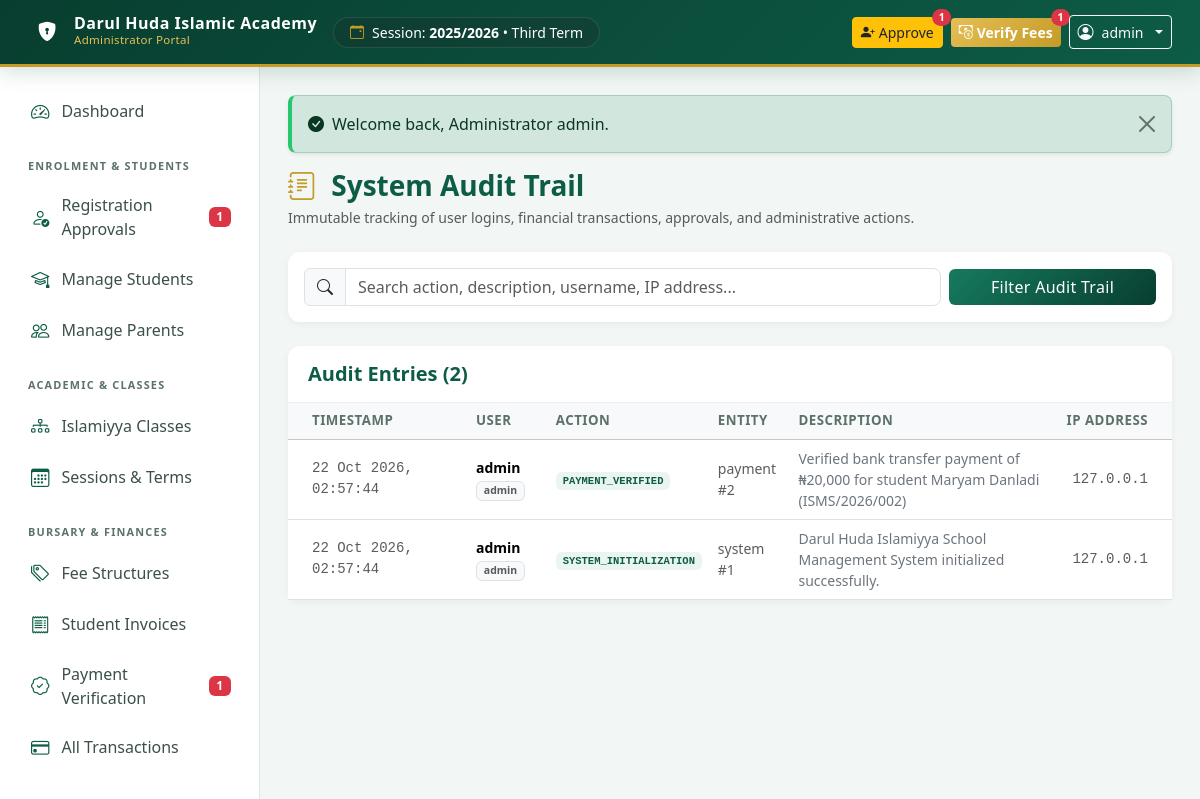
/admin/audit_logs.php (signed in), run on the app's committed database.
### tables this page shows
CREATE TABLE `academic_terms` (
  `id` INT AUTO_INCREMENT PRIMARY KEY,
  `session_id` INT NOT NULL,
  `term_name` VARCHAR(50) NOT NULL,  
  `start_date` DATE NULL,
  `end_date` DATE NULL,
  `is_current` TINYINT(1) NOT NULL DEFAULT 0,
  `created_at` TIMESTAMP DEFAULT CURRENT_TIMESTAMP,
  CONSTRAINT `fk_term_session` FOREIGN KEY (`session_id`) REFERENCES `academic_sessions` (`id`) ON DELETE CASCADE
);

CREATE TABLE `academic_sessions` (
  `id` INT AUTO_INCREMENT PRIMARY KEY,
  `session_name` VARCHAR(50) NOT NULL UNIQUE,  
  `is_current` TINYINT(1) NOT NULL DEFAULT 0,
  `created_at` TIMESTAMP DEFAULT CURRENT_TIMESTAMP
);

CREATE TABLE `audit_logs` (
  `id` INT AUTO_INCREMENT PRIMARY KEY,
  `user_id` INT NULL,
  `action` VARCHAR(100) NOT NULL,
  `entity_type` VARCHAR(50) NOT NULL,
  `entity_id` INT NULL,
  `description` TEXT NOT NULL,
  `ip_address` VARCHAR(45) NULL,
  `created_at` TIMESTAMP DEFAULT CURRENT_TIMESTAMP,
  CONSTRAINT `fk_audit_user` FOREIGN KEY (`user_id`) REFERENCES `users` (`id`) ON DELETE SET NULL
);

CREATE TABLE `users` (
  `id` INT AUTO_INCREMENT PRIMARY KEY,
  `username` VARCHAR(80) NOT NULL UNIQUE,
  `email` VARCHAR(120) NULL UNIQUE,
  `phone` VARCHAR(25) NOT NULL UNIQUE,
  `password_hash` VARCHAR(255) NOT NULL,
  `role` ENUM('admin', 'parent') NOT NULL DEFAULT 'parent',
  `status` ENUM('active', 'suspended', 'deactivated') NOT NULL DEFAULT 'active',
  `last_login` DATETIME NULL,
  `created_at` TIMESTAMP DEFAULT CURRENT_TIMESTAMP,
  `updated_at` TIMESTAMP DEFAULT CURRENT_TIMESTAMP ON UPDATE CURRENT_TIMESTAMP
);

### config/app.php (called while the page is built, shortened)
<?php
function get_school_settings(): array {
    static $settings = null;
    if ($settings === null) {
        try {
            $pdo = get_db_connection();
            $stmt = $pdo->query("SELECT setting_key, setting_value FROM school_settings");
            $rows = $stmt->fetchAll();
            $settings = [];
            foreach ($rows as $row) {
                $settings[$row['setting_key']] = $row['setting_value'];
            }
        } catch (Exception $e) {
            $settings = [
                'school_name' => 'Darul Huda Islamic Academy',
                'school_motto' => 'Excellence in Quranic & Islamic Education',
                'school_phone' => '+234 803 123 4567',
                'school_email' => 'info@darulhuda.edu.ng',
                'school_address' => 'Plot 14, Al-Hikmah Way, Abuja, Nigeria',
                'currency_symbol' => '₦',
                'currency_code' => 'NGN',
                'bank_name' => 'Jaiz Bank PLC',
                'bank_account_name' => 'Darul Huda Islamic Academy',
                'bank_account_number' => '0012345678',
            ];
        }
    }
    return $settings;
}
function get_setting(string $key, string $default = ''): string {
    $settings = get_school_settings();
    return $settings[$key] ?? $default;
}

### admin/audit_logs.php (the view, shortened to what this page needs)
<?php
$active_tab = "audit_logs";
require_once __DIR__ . '/../includes/admin_header.php';
$pdo = get_db_connection();
$search = trim($_GET['search'] ?? '');
$sql = "
    SELECT a.*, u.username, u.role
    FROM audit_logs a
    LEFT JOIN users u ON a.user_id = u.id
    WHERE 1=1
";
$params = [];
$sql .= " ORDER BY a.id DESC LIMIT 100";
$stmt = $pdo->prepare($sql);
$stmt->execute($params);
$logs = $stmt->fetchAll();
?>
<div class="d-flex flex-wrap justify-content-between align-items-center mb-4">
    <div>
        <h3 class="fw-bold text-islamic mb-1">
            <i class="bi bi-journal-text text-gold me-2"></i> System Audit Trail
        </h3>
        <p class="text-muted small mb-0">Immutable tracking of user logins, financial transactions, approvals, and administrative actions.</p>
    </div>
</div>
<div class="card card-modern p-3 mb-4">
    <form method="GET" action="" class="row g-2 align-items-center">
        <div class="col-md-9">
            <div class="input-group">
                <span class="input-group-text bg-light"><i class="bi bi-search"></i></span>
                <input type="text" name="search" class="form-control" value="<?= e($search) ?>" placeholder="Search action, description, username, IP address...">
            </div>
        </div>
        <div class="col-md-3">
            <button type="submit" class="btn btn-islamic w-100">Filter Audit Trail</button>
        </div>
    </form>
</div>
<div class="card card-modern">
    <div class="card-header bg-white d-flex justify-content-between align-items-center py-3">
        <h5 class="mb-0 text-islamic fw-bold">Audit Entries (<?= count($logs) ?>)</h5>
    </div>
    <div class="card-body p-0">
        <div class="table-responsive">
            <table class="table table-hover align-middle mb-0 small">
                <thead class="table-light">
                    <tr>
                        <th class="ps-4" style="width: 180px;">Timestamp</th>
                        <th>User</th>
                        <th>Action</th>
                        <th>Entity</th>
                        <th>Description</th>
                        <th class="text-end pe-4">IP Address</th>
                    </tr>
                </thead>
                <tbody>
                    <?php if (empty($logs)): ?>
                        <tr>
                            <td colspan="6" class="text-center py-5 text-muted">No audit logs found.</td>
                        </tr>
                    <?php else: ?>
                        <?php foreach ($logs as $l): ?>
                            <tr>
                                <td class="ps-4 font-monospace text-muted"><?= format_date($l['created_at'], 'd M Y, H:i:s') ?></td>
                                <td>
                                    <?php if ($l['username']): ?>
                                        <strong><?= e($l['username']) ?></strong>
                                        <span class="badge bg-light text-muted border"><?= e($l['role']) ?></span>
                                    <?php else: ?>
                                        <span class="text-muted">System</span>
                                    <?php endif; ?>
                                </td>
                                <td>
                                    <span class="badge bg-islamic-soft text-islamic font-monospace"><?= e($l['action']) ?></span>
                                </td>
                                <td>
                                    <span class="text-muted"><?= e($l['entity_type']) ?><?= $l['entity_id'] ? ' #' . $l['entity_id'] : '' ?></span>
                                </td>
                                <td class="text-secondary"><?= e($l['description']) ?></td>
                                <td class="text-end pe-4 font-monospace text-muted"><?= e($l['ip_address'] ?? '127.0.0.1') ?></td>
                            </tr>
                        <?php endforeach; ?>
                    <?php endif; ?>
                </tbody>
            </table>
        </div>
    </div>
</div>
<?php require_once __DIR__ . '/../includes/admin_footer.php'; ?>

### includes/admin_header.php (shortened to what this page needs)
<?php
$school_name = get_setting('school_name', 'Darul Huda Islamic Academy');
$cur_info = get_current_session_term();
$pending_payments = get_pending_payment_count();
$pending_registrations = get_pending_registration_count();
?>
<!DOCTYPE html>
<html lang="en">
<head>
    <link href="https://cdn.jsdelivr.net/npm/bootstrap@5.3.3/dist/css/bootstrap.min.css" rel="stylesheet">
    <link rel="stylesheet" href="https://cdn.jsdelivr.net/npm/bootstrap-icons@1.11.3/font/bootstrap-icons.min.css">
    <link rel="stylesheet" href="<?= BASE_URL ?>/assets/css/style.css">
</head>
<body>
<nav class="navbar navbar-expand-lg navbar-dark navbar-islamic sticky-top py-2 px-3">
    <div class="container-fluid">
        <a class="navbar-brand d-flex align-items-center" href="<?= BASE_URL ?>/admin/index.php">
            <div class="stat-icon bg-gold text-white me-2" style="width: 38px; height: 38px; font-size: 1.2rem;">
                <i class="bi bi-shield-lock-fill"></i>
            </div>
            <div>
                <span class="navbar-brand-text d-block lh-1 fs-6"><?= e($school_name) ?></span>
                <span class="navbar-brand-subtitle">Administrator Portal</span>
            </div>
        </a>
        <div class="d-none d-md-flex align-items-center bg-dark bg-opacity-25 px-3 py-1 rounded-pill text-white small border border-light border-opacity-10">
            <i class="bi bi-calendar-event text-gold me-2"></i>
            <span>Session: <strong><?= e($cur_info['session_name']) ?></strong> &bull; <?= e($cur_info['term_name']) ?></span>
        </div>
        <div class="ms-auto d-flex align-items-center gap-2">
            <?php if ($pending_registrations > 0): ?>
                <a href="<?= BASE_URL ?>/admin/registrations.php" class="btn btn-sm btn-warning text-dark position-relative d-none d-sm-inline-flex align-items-center" title="Pending Student Registrations">
                    <i class="bi bi-person-plus-fill me-1"></i>
                    <span>Approve</span>
                    <span class="position-absolute top-0 start-100 translate-middle badge rounded-pill bg-danger">
                        <?= $pending_registrations ?>
                    </span>
                </a>
            <?php endif; ?>
            <?php if ($pending_payments > 0): ?>
                <a href="<?= BASE_URL ?>/admin/verify_payments.php" class="btn btn-sm btn-gold position-relative d-none d-sm-inline-flex align-items-center" title="Pending Payment Verifications">
                    <i class="bi bi-cash-coin me-1"></i>
                    <span>Verify Fees</span>
                    <span class="position-absolute top-0 start-100 translate-middle badge rounded-pill bg-danger">
                        <?= $pending_payments ?>
                    </span>
                </a>
            <?php endif; ?>
            <div class="dropdown">
                <button class="btn btn-outline-light dropdown-toggle btn-sm d-flex align-items-center gap-2" type="button" data-bs-toggle="dropdown">
                    <i class="bi bi-person-circle fs-6"></i>
                    <span class="d-none d-md-inline"><?= e($_SESSION['username'] ?? 'Administrator') ?></span>
                </button>
            </div>
        </div>
    </div>
</nav>
<div class="app-container">
    <aside class="sidebar collapse d-lg-block" id="adminSidebar">
        <ul class="nav flex-column">
            <li class="nav-item">
                <a class="nav-link <?= ($active_tab ?? '') === 'dashboard' ? 'active' : '' ?>" href="<?= BASE_URL ?>/admin/index.php">
                    <i class="bi bi-speedometer2"></i> Dashboard
                </a>
            </li>
            <div class="sidebar-heading">Enrolment & Students</div>
            <li class="nav-item">
                <a class="nav-link <?= ($active_tab ?? '') === 'registrations' ? 'active' : '' ?>" href="<?= BASE_URL ?>/admin/registrations.php">
                    <i class="bi bi-person-check"></i> Registration Approvals
                    <?php if ($pending_registrations > 0): ?>
                        <span class="badge bg-danger ms-auto"><?= $pending_registrations ?></span>
                    <?php endif; ?>
                </a>
            </li>
            <li class="nav-item">
                <a class="nav-link <?= ($active_tab ?? '') === 'students' ? 'active' : '' ?>" href="<?= BASE_URL ?>/admin/students.php">
                    <i class="bi bi-mortarboard"></i> Manage Students
                </a>
            </li>
            <li class="nav-item">
                <a class="nav-link <?= ($active_tab ?? '') === 'parents' ? 'active' : '' ?>" href="<?= BASE_URL ?>/admin/parents.php">
                    <i class="bi bi-people"></i> Manage Parents
                </a>
            </li>
            <div class="sidebar-heading">Academic & Classes</div>
            <li class="nav-item">
                <a class="nav-link <?= ($active_tab ?? '') === 'classes' ? 'active' : '' ?>" href="<?= BASE_URL ?>/admin/classes.php">
                    <i class="bi bi-diagram-3"></i> Islamiyya Classes
                </a>
            </li>
            <li class="nav-item">
                <a class="nav-link <?= ($active_tab ?? '') === 'sessions' ? 'active' : '' ?>" href="<?= BASE_URL ?>/admin/sessions.php">
                    <i class="bi bi-calendar3"></i> Sessions & Terms
                </a>
            </li>
            <div class="sidebar-heading">Bursary & Finances</div>
            <li class="nav-item">
                <a class="nav-link <?= ($active_tab ?? '') === 'fees' ? 'active' : '' ?>" href="<?= BASE_URL ?>/admin/fees.php">
                    <i class="bi bi-tags"></i> Fee Structures
                </a>
            </li>
            <li class="nav-item">
                <a class="nav-link <?= ($active_tab ?? '') === 'invoices' ? 'active' : '' ?>" href="<?= BASE_URL ?>/admin/invoices.php">
                    <i class="bi bi-receipt"></i> Student Invoices
                </a>
            </li>
            <li class="nav-item">
                <a class="nav-link <?= ($active_tab ?? '') === 'verify_payments' ? 'active' : '' ?>" href="<?= BASE_URL ?>/admin/verify_payments.php">
                    <i class="bi bi-patch-check"></i> Payment Verification
                    <?php if ($pending_payments > 0): ?>
                        <span class="badge bg-danger ms-auto"><?= $pending_payments ?></span>
                    <?php endif; ?>
                </a>
            </li>
            <li class="nav-item">
                <a class="nav-link <?= ($active_tab ?? '') === 'payments' ? 'active' : '' ?>" href="<?= BASE_URL ?>/admin/payments.php">
                    <i class="bi bi-credit-card"></i> All Transactions
                </a>
            </li>
            <div class="sidebar-heading">Communication & Alerts</div>
        </ul>
    </aside>
    <main class="main-content">
        <div class="container-fluid p-0">
            <?= display_flash() ?>

### data on the page
academic_terms: session.session_name "2025/2026", term_name "Third Term"
audit_logs: created_at "22 Oct 2026, 02:57:44", user.username "admin", user.role "admin", action "PAYMENT_VERIFIED", entity_type "payment", entity "2", description "Verified bank transfer payment of ₦20,000 for student Maryam Danladi (ISMS/2026/002)", ip_address "127.0.0.1"
audit_logs: created_at "22 Oct 2026, 02:57:44", user.username "admin", user.role "admin", action "SYSTEM_INITIALIZATION", entity_type "system", entity "1", description "Darul Huda Islamiyya School Management System initialized successfully.", ip_address "127.0.0.1"

### other printed values
$school_name "Darul Huda Islamic Academy"
$pending_registrations "1"
$pending_payments "1"
$_SESSION['username'] "admin"
$flash['message'] "Welcome back, Administrator admin."
count($logs) "2"
